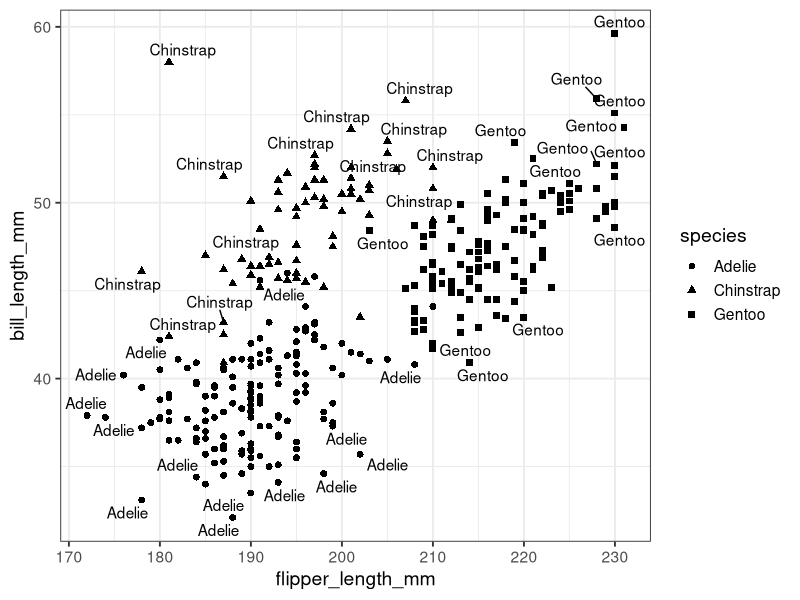

Generate this figure with R: (Note: this script raises an error after producing the figure.)
## ---- chunk 1
knitr::opts_chunk$set(echo = TRUE)
## ---- chunk 2
library("ggrepel")
library("ggforce")
library("patchwork")
library('palmerpenguins')
library('ggthemes')
library(tidyr)
attach(penguins)
theme_set(theme_bw(base_size = 14))
## ---- chunk 3
names(penguins)
ggplot(penguins, aes(flipper_length_mm, bill_length_mm))+
  geom_point(size = 2, aes(shape = species))+
  geom_text_repel(aes(label = species))
  xlab('Flipper')+
  ylab('Bill')
#theme(legend.position="none") it removes the legend
  
set.seed(100)
penguins%>%
  group_by(species)%>%
  sample_n(10)%>%
  ggplot(., aes(flipper_length_mm, bill_length_mm))+
  geom_point(size = 4, aes(shape = species))+
  geom_label_repel(aes(label = species))+
  xlab('Flipper')+
  ylab('Bill')
## ---- chunk 4
penguins%>%
  drop_na(flipper_length_mm, bill_length_mm)%>%
ggplot(., aes(flipper_length_mm, bill_length_mm))+
  geom_point(aes(shape = species), size = 3)+
  geom_mark_ellipse(aes(fill = species, label = species))
  scale_x_continuous('Flipper')+
  scale_y_continuous('Bill', limits = c(25, 70))

ggplot(penguins, aes(flipper_length_mm, bill_length_mm))+
  geom_point(aes(shape = species, color = species), size = 3)+
  xlab('Flipper')+
  ylab('Bill')+
  facet_zoom(y = species == 'Gentoo')
## ---- chunk 5
library("ggsignif")
ggplot(penguins, aes(flipper_length_mm, bill_length_mm)) +
  geom_boxplot()+
  geom_signif(comparisons = list(c("Adelie", "Chinstrap")), map_signif_level = TRUE, textsize = 6)
## ---- chunk 6
p1 = ggplot(penguins, aes(flipper_length_mm, bill_length_mm))+
  geom_point(size = 4, aes(color = species, shape = species))+
  xlab('Flipper')+
  ylab('Bill Length')+
  theme(legend.position = 'none', axis.title=element_text(size=10,face="bold"),
        axis.text=element_text(size=6))

p2 = ggplot(penguins, aes(flipper_length_mm, bill_depth_mm))+
  geom_point(size = 4, aes(color = species, shape = species))+
  xlab('Flipper')+
  ylab('Bill Length')+
  theme(legend.position = 'none', axis.title=element_text(size=10,face="bold"),
        axis.text=element_text(size=6))

p3 = ggplot(drop_na(penguins, sex), aes(sex, body_mass_g))+
  geom_violin(aes(fill = species), draw_quantiles = c(.1, .5, .9))+
  xlab('Sex')+
  ylab('Boddy mass')+
  theme(legend.position = 'none', axis.title=element_text(size=10,face="bold"),
        axis.text=element_text(size=6))
p1+p2
p1/p2
p3|(p1/p2)
(p1 + p2) / p3
